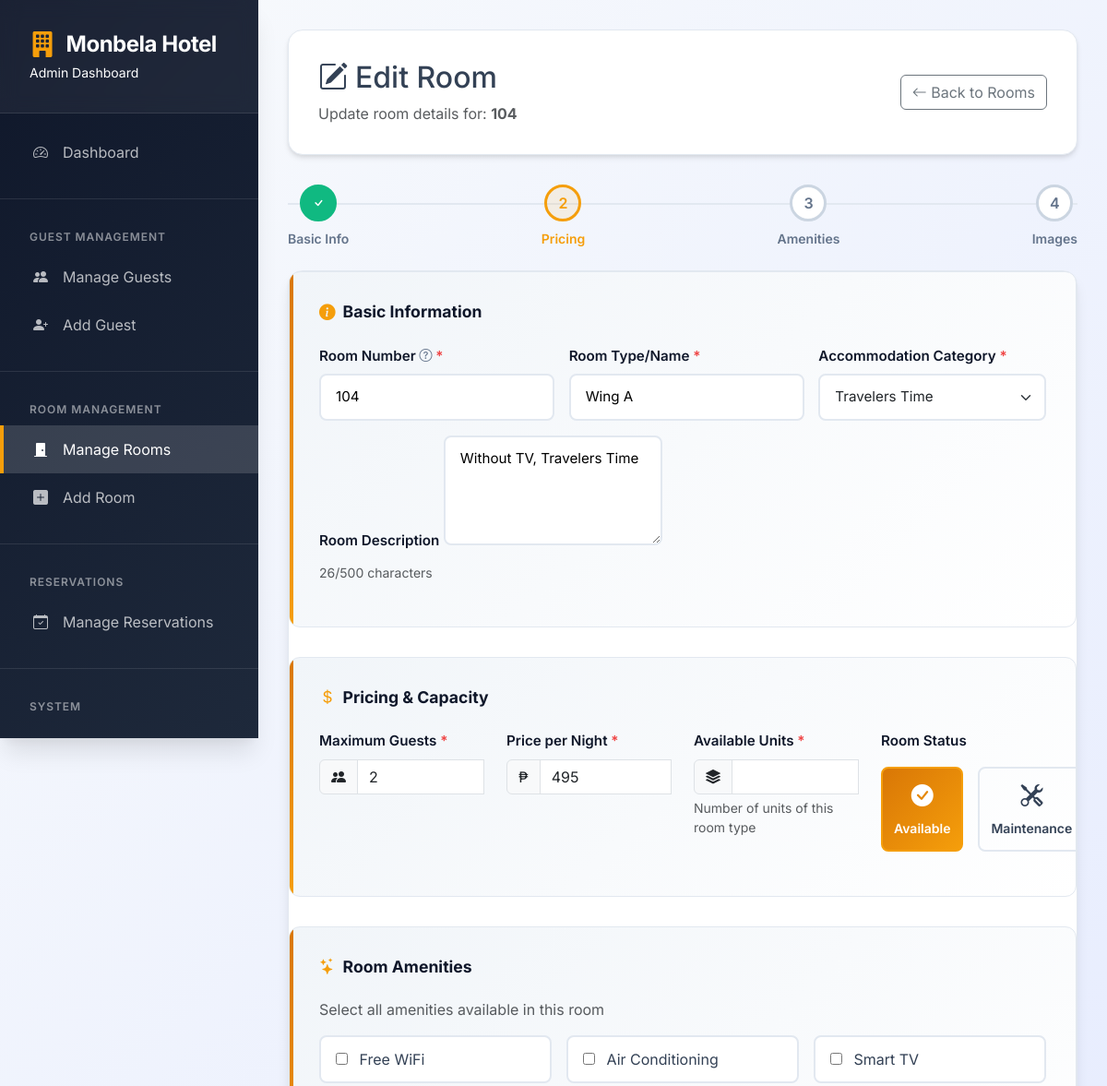
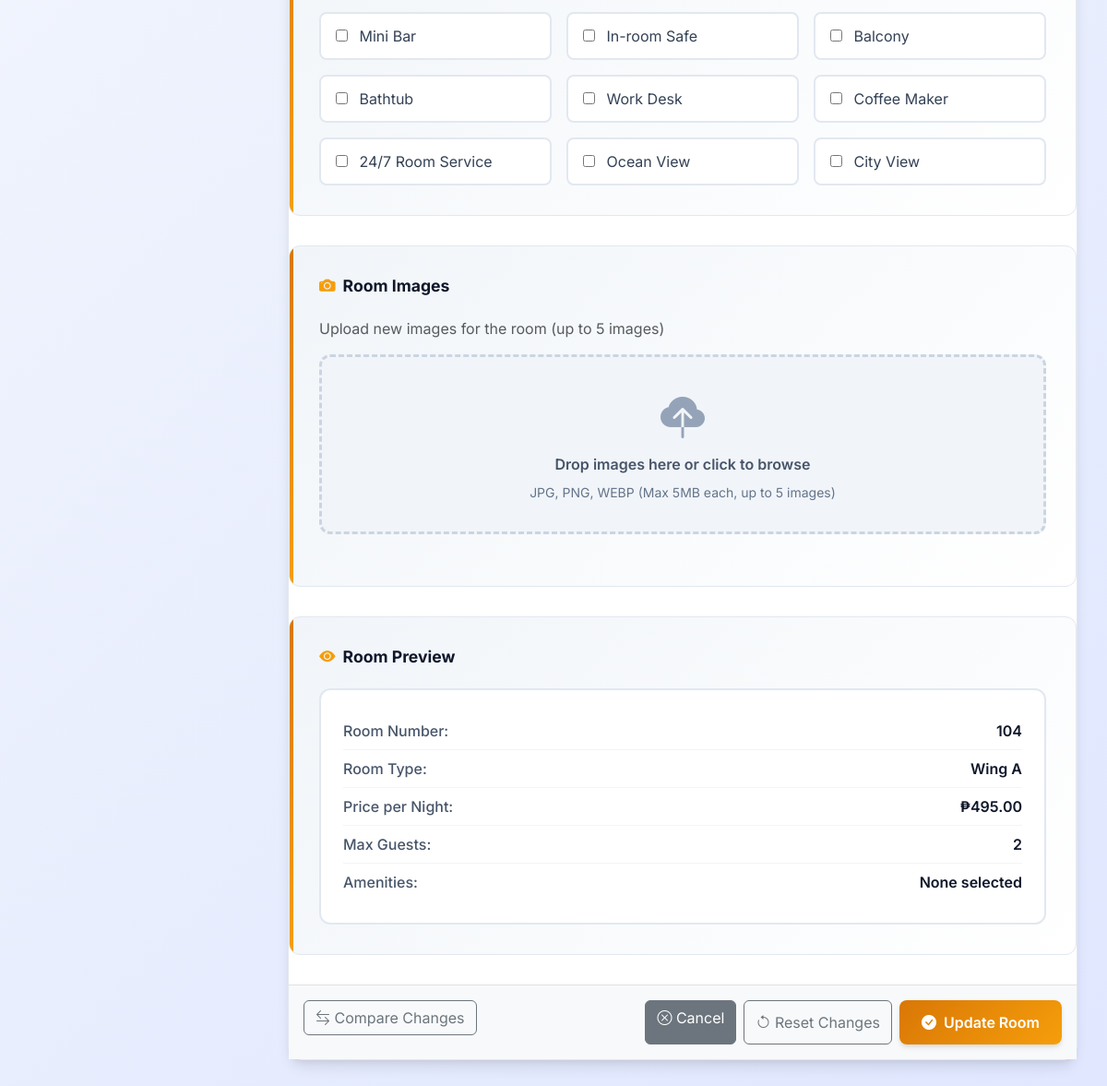
/admin/room/edit_room.php?id=14 (signed in), run on the app's committed database (2 pictures, top to bottom).
### tables this page shows
CREATE TABLE `tblroom` (
    `ROOMID` INT NOT NULL AUTO_INCREMENT,
    `ROOMNUM` INT NOT NULL,
    `ACCOMID` INT NOT NULL,
    `ROOM` VARCHAR(30) NOT NULL,
    `ROOMDESC` VARCHAR(255) NOT NULL DEFAULT '',
    `NUMPERSON` INT NOT NULL DEFAULT 1,
    `PRICE` DOUBLE NOT NULL DEFAULT 0,
    `ROOMIMAGE` VARCHAR(255) NOT NULL DEFAULT '',
    PRIMARY KEY (`ROOMID`),
    KEY `ACCOMID` (`ACCOMID`),
    CONSTRAINT `tblroom_ibfk_1` FOREIGN KEY (`ACCOMID`) 
        REFERENCES `tblaccomodation` (`ACCOMID`) 
        ON DELETE RESTRICT ON UPDATE CASCADE
);

CREATE TABLE `tblaccomodation` (
    `ACCOMID` INT NOT NULL AUTO_INCREMENT,
    `ACCOMODATION` VARCHAR(30) NOT NULL,
    `ACCOMDESC` VARCHAR(90) NOT NULL,
    PRIMARY KEY (`ACCOMID`)
);

### admin/room/edit_room.php (the view, shortened to what the rows shown need)
<?php
$roomModel = new Room();
$accommodations = $roomModel->getAllAccommodations();
$roomId = $_GET['id'] ?? null;
$room = $roomModel->getRoomById($roomId);
$errors = [];
?>
<!DOCTYPE html>
<html lang="en">
<head>
    <link href="https://cdn.jsdelivr.net/npm/bootstrap@5.3.2/dist/css/bootstrap.min.css" rel="stylesheet">
    <link rel="stylesheet" href="https://cdn.jsdelivr.net/npm/bootstrap-icons@1.11.1/font/bootstrap-icons.css">
</head>
<body>
    <main class="main-content">
        <div class="page-header">
            <div class="d-flex justify-content-between align-items-center">
                <div>
                    <h2><i class="bi bi-pencil-square me-2"></i>Edit Room</h2>
                    <p class="mb-0 text-muted">Update room details for: <strong><?= htmlspecialchars($room['ROOMNUM']) ?></strong></p>
                </div>
            </div>
        </div>
        <form action="" method="POST" enctype="multipart/form-data" id="editRoomForm" novalidate>
            <div class="card-premium">
                <div class="card-body p-0">
                    <div class="form-section">
                        <div class="row">
                            <div class="col-md-4 mb-3">
                                <label for="ROOMNUM" class="form-label-premium required-field">
                                    Room Number
                                    <i class="bi bi-question-circle tooltip-icon" data-bs-toggle="tooltip" data-bs-placement="top" title="Unique identifier for the room"></i>
                                </label>
                                <input type="text"
                                       class="form-control-premium <?= isset($errors['ROOMNUM']) ? 'is-invalid' : '' ?>"
                                       id="ROOMNUM"
                                       name="ROOMNUM"
                                       value="<?= htmlspecialchars($room['ROOMNUM'] ?? '') ?>"
                                       placeholder="e.g., 101, A-205"
                                       required>
                            </div>
                            <div class="col-md-4 mb-3">
                                <label for="ROOM" class="form-label-premium required-field">Room Type/Name</label>
                                <input type="text"
                                       class="form-control-premium <?= isset($errors['ROOM']) ? 'is-invalid' : '' ?>"
                                       id="ROOM"
                                       name="ROOM"
                                       value="<?= htmlspecialchars($room['ROOM'] ?? '') ?>"
                                       placeholder="e.g., Deluxe Suite"
                                       required>
                            </div>
                            <div class="col-md-4 mb-3">
                                <label for="ACCOMID" class="form-label-premium required-field">Accommodation Category</label>
                                <select class="form-select <?= isset($errors['ACCOMID']) ? 'is-invalid' : '' ?>"
                                        id="ACCOMID"
                                        name="ACCOMID"
                                        required>
                                    <?php foreach ($accommodations as $accom): ?>
                                        <option value="<?= $accom['ACCOMID'] ?>"
                                                <?= ($room['ACCOMID'] == $accom['ACCOMID']) ? 'selected' : '' ?>>
                                            <?= htmlspecialchars($accom['ACCOMODATION']) ?>
                                        </option>
                                    <?php endforeach; ?>
                                </select>
                            </div>
                        </div>
                        <div class="mb-3">
                            <label for="ROOMDESC" class="form-label-premium">Room Description</label>
                            <textarea class="form-control-premium"
                                      id="ROOMDESC"
                                      name="ROOMDESC"
                                      rows="4"
                                      placeholder="Describe the room's features, view, special amenities..."><?= htmlspecialchars($room['ROOMDESC'] ?? '') ?></textarea>
                            <div class="form-text">
                                <span id="descCharCount"><?= strlen($room['ROOMDESC'] ?? '') ?></span>/500 characters
                            </div>
                        </div>
                    </div>
                    <div class="form-section">
                        <div class="row">
                            <div class="col-md-3 mb-3">
                                <div class="input-group">
                                    <span class="input-group-text"><i class="bi bi-people-fill"></i></span>
                                    <input type="number"
                                           class="form-control <?= isset($errors['NUMPERSON']) ? 'is-invalid' : '' ?>"
                                           id="NUMPERSON"
                                           name="NUMPERSON"
                                           value="<?= htmlspecialchars($room['NUMPERSON'] ?? '') ?>"
                                           min="1"
                                           max="10"
                                           required>
                                </div>
                            </div>
                            <div class="col-md-3 mb-3">
                                <div class="input-group">
                                    <span class="input-group-text">₱</span>
                                    <input type="number"
                                           class="form-control <?= isset($errors['PRICE']) ? 'is-invalid' : '' ?>"
                                           id="PRICE"
                                           name="PRICE"
                                           value="<?= htmlspecialchars($room['PRICE'] ?? '') ?>"
                                           min="0"
                                           step="0.01"
                                           placeholder="0.00"
                                           required>
                                </div>
                            </div>
                        </div>
                    </div>
                    <div class="form-section">
                        <div class="room-preview" id="roomPreview">
                            <div class="preview-item">
                                <span class="preview-label">Room Number:</span>
                                <span class="preview-value" id="previewRoomNum"><?= htmlspecialchars($room['ROOMNUM'] ?? '-') ?></span>
                            </div>
                            <div class="preview-item">
                                <span class="preview-label">Room Type:</span>
                                <span class="preview-value" id="previewRoomType"><?= htmlspecialchars($room['ROOM'] ?? '-') ?></span>
                            </div>
                            <div class="preview-item">
                                <span class="preview-label">Price per Night:</span>
                                <span class="preview-value" id="previewPrice">₱<?= number_format($room['PRICE'] ?? 0, 2) ?></span>
                            </div>
                            <div class="preview-item">
                                <span class="preview-label">Max Guests:</span>
                                <span class="preview-value" id="previewCapacity"><?= htmlspecialchars($room['NUMPERSON'] ?? '-') ?></span>
                            </div>
                        </div>
                    </div>
                </div>
            </div>
        </form>
    </main>
</body>
</html>

### data on the page
tblroom: ROOMNUM "104", ROOM "Wing A", ACCOMID "Travelers Time", ROOMDESC "Without TV, Travelers Time", ROOMDESC "26", NUMPERSON "2", PRICE "495", PRICE "495.00"

### other printed values
$amenity "Free WiFi"
$amenity "Air Conditioning"
$amenity "Smart TV"
$amenity "Mini Bar"
$amenity "In-room Safe"
$amenity "Balcony"
$amenity "Bathtub"
$amenity "Work Desk"
$amenity "Coffee Maker"
$amenity "24/7 Room Service"
$amenity "Ocean View"
$amenity "City View"
